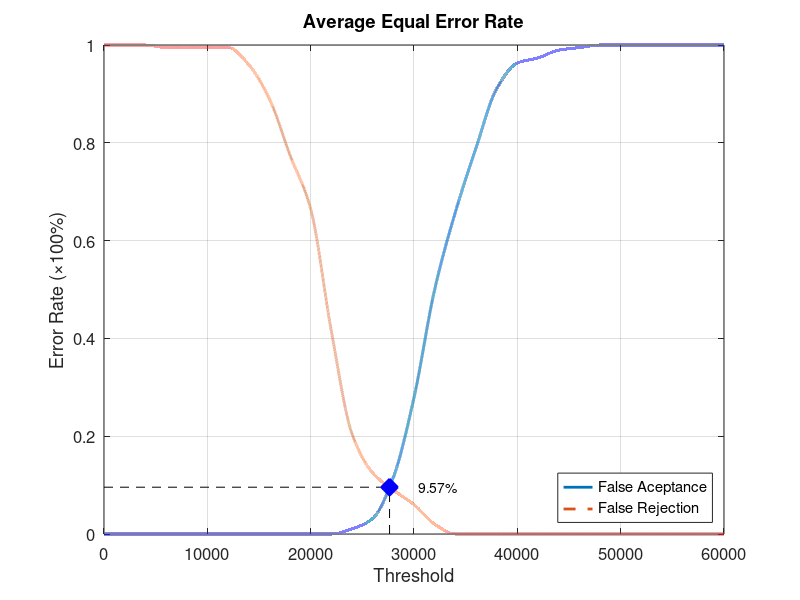
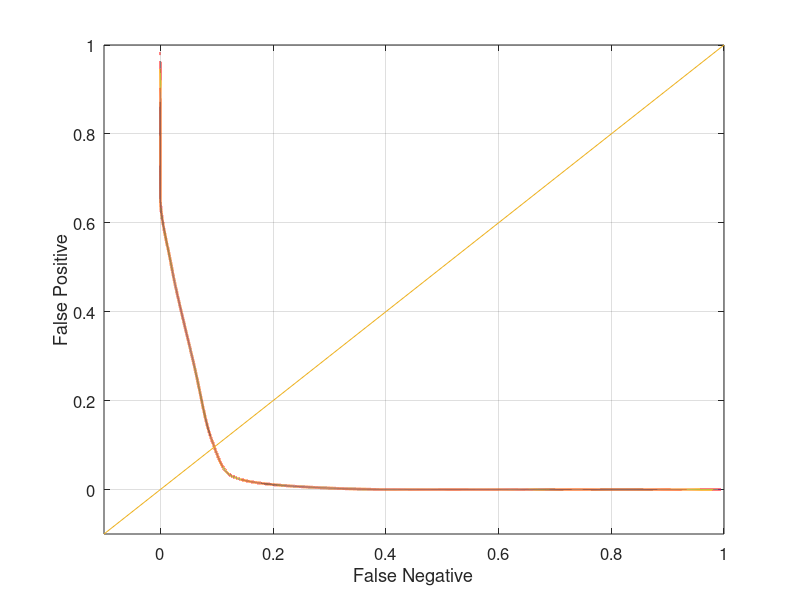

Here is the MATLAB script that generated these plots, in order:
function yEER = Database2_1
close all;
clear;
clc;
x = 0:2000:60000;
xq = 0:0.5:60000;

y0 = [0 0 0 0 0 0 0 0 0 0 0 0 0.0105263 0.0315789 0.115789 0.278947 0.5 0.657895 0.789474 0.910526 0.963158 0.973684 0.989474 0.994737 1 1 1 1 1 1 1];
yy0 = interp1(x, y0, xq, 'pchip');
y1 = [1 1 1 0.995 0.995 0.995 0.995 0.96 0.89 0.775 0.665 0.415 0.205 0.125 0.09 0.06 0.02 0 0 0 0 0 0 0 0 0 0 0 0 0 0];
yy1 = interp1(x, y1, xq, 'pchip');

% Calculating EER: 
y2 = abs(y0 - y1);
find(y2 == min(y2))
yy2 = abs(yy0 - yy1);
xEER = find(yy2 == min(yy2));
xEERIndex = xq(xEER) % X-axis EER
yEER = yy0(xEER) % Y-axis EER

main = figure
plot(xq, yy0,'-','LineWidth', 2);	hold on
plot(xq, yy1,'--','LineWidth', 2);	hold on
plot([xEERIndex xEERIndex], [0 yEER], 'k--');	hold on
plot([0 xEERIndex], [yEER yEER], 'k--');	hold on
plot(xEERIndex, yEER, 'bx', 'LineWidth', 10);	hold on
text(xEERIndex + 10 * xEERIndex / 100, yEER, [num2str(round((10000 * yEER)) / 100) '%'])
legend('False Aceptance', 'False Rejection', 'Location', 'SouthEast')
xlabel('Threshold')
ylabel('Error Rate (\times100%)')
title('Average Equal Error Rate')
set(gca, 'FontSize', 12)
axis([0 60000 0 1])
grid on

print(main, 'Database2_1Main', '-dpng');
FNRxFPR = figure('Color', [1 1 1]);
plot(yy1, yy0, '-', yy1, yy0, 'LineWidth', 2);
hold on
y = -0.1:0.1:1
plot(y, y); 
set(gca, 'FontSize', 12)
xlabel('False Negative')
ylabel('False Positive')
axis([-0.1 1 -0.1 1])
set(gca, 'FontSize', 12)
grid on

print(FNRxFPR, 'Database2_1FNRxFPR','-dpng');
end
